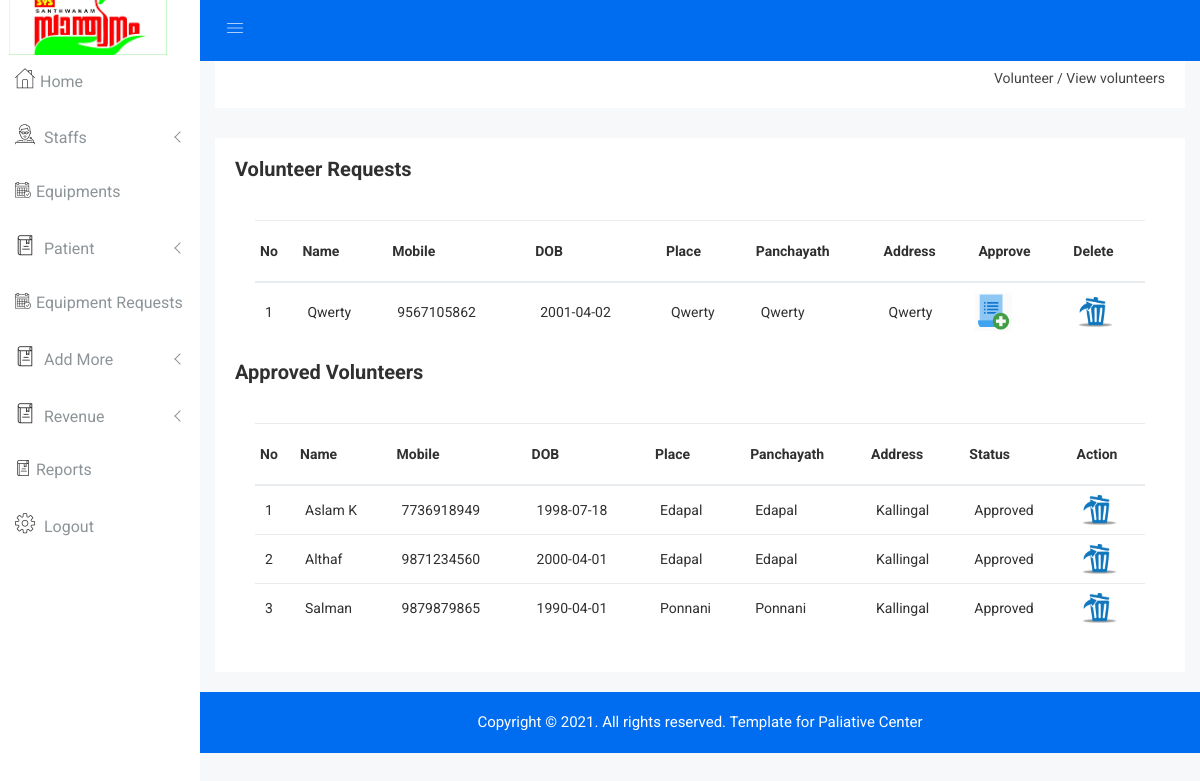
The page /Admin/manage_volunteer.php on the database as committed earlier.
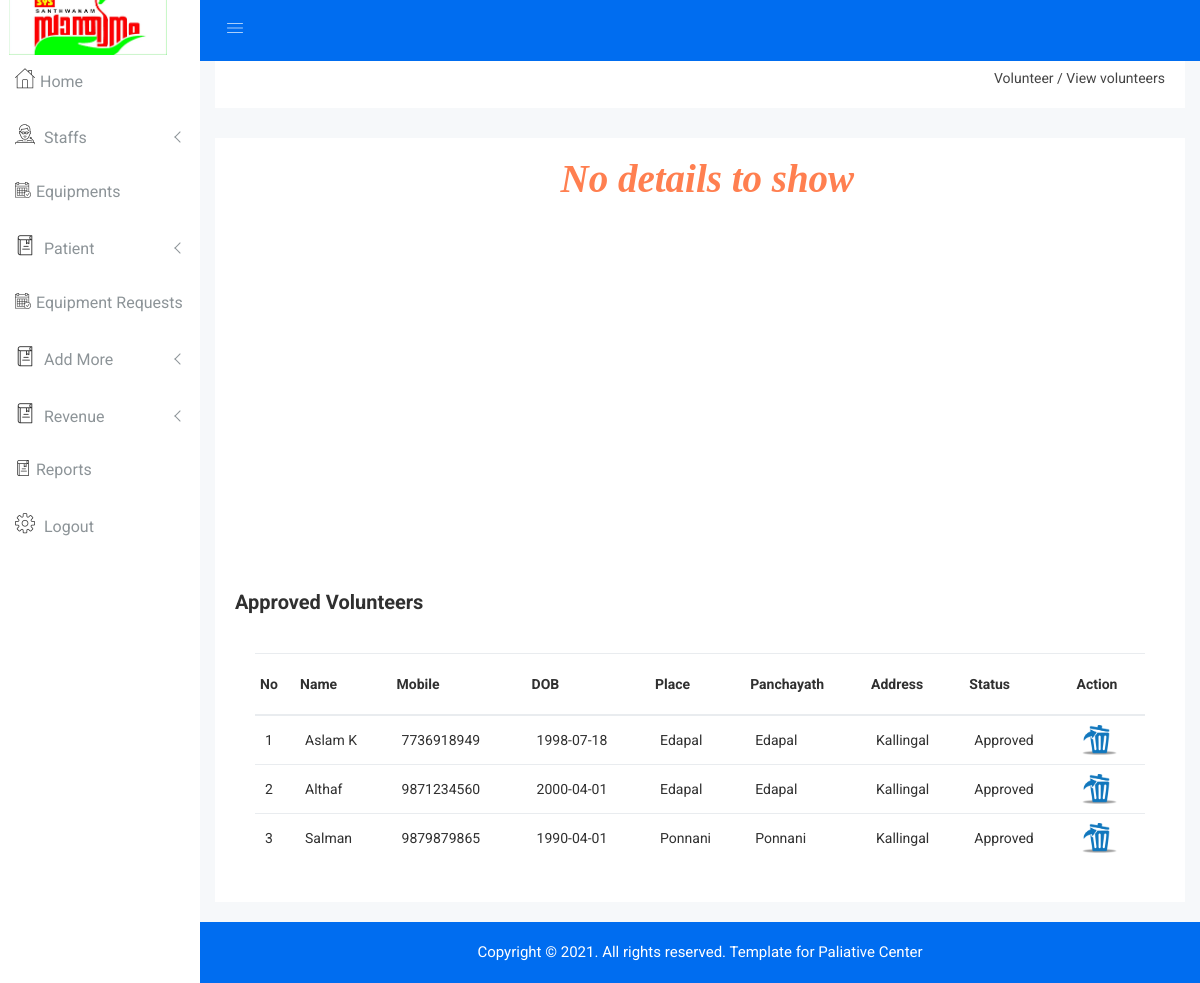
The same page on the database as committed later.
### tables this page shows
CREATE TABLE `volunteer` (
  `vid` int(5) NOT NULL,
  `name` varchar(20) NOT NULL,
  `mobile` bigint(12) NOT NULL,
  `dob` date NOT NULL,
  `place` varchar(20) NOT NULL,
  `panchayath` varchar(30) NOT NULL,
  `address` varchar(30) NOT NULL
);

### Admin/manage_volunteer.php (the view, shortened to what the changed rows need)
<?php
include "header.php";
?>
<div class="product-status mg-b-15">
    <div class="container-fluid">
        <div class="row">
            <div class="col-lg-12 col-md-12 col-sm-12 col-xs-12">
                <div class="product-status-wrap">
                    <?php
                    $sq=mysqli_query($con,"select * from login WHERE type='volunteer' and status='pending'");
                    if(mysqli_num_rows($sq)==0){
                        echo "<h2 style='margin-left: 35%;color:coral;font-family: Times;font-style: italic;font-size: 39px;'>No details to show</h2><br><br><br><br><br><br><br><br><br><br><br><br><br><br><br><br><br><br><br>";
                    }else {
                        ?>
                        <h4>Volunteer Requests</h4>
                        <div class="asset-inner">
                            <div class="row">
                                <div class="col-lg-12 col-md-12 col-sm-12 col-xs-12">
                                    <div class="sparkline13-list">
                                        <div class="sparkline13-graph">
                                            <div class="datatable-dashv1-list custom-datatable-overright">
                                                <table id="table" data-toggle="table" data-pagination="true"
                                                       data-search="true">
                                                    <thead>
                                                    <tr>
                                                        <th data-field="id">No</th>
                                                        <th data-field="name" data-editable="true">Name</th>
                                                        <th data-field="mobile" data-editable="true">Mobile</th>
                                                        <th data-field="dob" data-editable="true">DOB</th>
                                                        <th data-field="place" data-editable="true">Place</th>
                                                        <th data-field="panchayath" data-editable="true">Panchayath</th>
                                                        <th data-field="address" data-editable="true">Address</th>
                                                        <th data-field="approve">Approve</th>
                                                        <th data-field="delete">Delete</th>
                                                    </tr>
                                                    </thead>
                                                    <tbody style="text-transform: capitalize">
                                                    <?php
                                                    $i = 1;
                                                    $view = mysqli_query($con, "select *from volunteer inner join login on volunteer.mobile=login.uname where login.status='pending'");
                                                    while ($row = mysqli_fetch_array($view)) {
                                                        ?>
                                                        <tr>
                                                            <td><?php echo $i ?></td>
                                                            <td><?php echo $row['name'] ?></td>
                                                            <td><?php echo $row['mobile'] ?></td>
                                                            <td><?php echo $row['dob'] ?></td>
                                                            <td><?php echo $row['place'] ?></td>
                                                            <td><?php echo $row['panchayath'] ?></td>
                                                            <td><?php echo $row['address'] ?></td>
                                                            <td>
                                                                <a href="approve_volunteer.php?volid=<?php echo $row['mobile'] ?>"
                                                                   data-toggle="tooltip" title="Edit"
                                                                   class="pd-setting-ed"><img src="img/add.png"
                                                                                              style="height: 40px;width: 39px;margin-left: -9px;"></a>
                                                            </td>
                                                            <td>
                                                                <a href="send_msg.php?volid=<?php echo $row['mobile'] ?>"
                                                                   data-toggle="tooltip" title="Edit" class="pd-setting-ed"><img src="img/delet.png"
                                                                                                                                 style="height: 30px;width: 35px;"></a>
                                                            </td>
                                                        </tr>
                                                        <?php
                                                        $i++;
                                                    }
                                                    ?>
                                                    </tbody>
                                                </table>
                                            </div>
                                        </div>
                                    </div>
                                </div>
                            </div>
                        </div>
                        <?php
                    }
                    ?>
                    <h4>Approved Volunteers</h4>
                    <div class="asset-inner">
                        <div class="row">
                            <div class="col-lg-12 col-md-12 col-sm-12 col-xs-12">
                                <div class="sparkline13-list">
                                    <div class="sparkline13-graph">
                                        <div class="datatable-dashv1-list custom-datatable-overright">
                                            <table id="table" data-toggle="table" data-pagination="true"
                                                   data-search="true">
                                                <thead>
                                                <tr>
                                                    <th data-field="id">No</th>
                                                    <th data-field="name" data-editable="true">Name</th>
                                                    <th data-field="mobile" data-editable="true">Mobile</th>
                                                    <th data-field="dob" data-editable="true">DOB</th>
                                                    <th data-field="place" data-editable="true">Place</th>
                                                    <th data-field="panchayath" data-editable="true">Panchayath</th>
                                                    <th data-field="address" data-editable="true">Address</th>
                                                    <th data-field="status">Status</th>
                                                    <th data-field="action">Action</th>
                                                </tr>
                                                </thead>
                                                <tbody style="text-transform: capitalize">
                                                <?php
                                                $i = 1;
                                                $view = mysqli_query($con, "select *from volunteer inner join login on volunteer.mobile=login.uname where login.status='approved'");
                                                while ($row = mysqli_fetch_array($view)) {
                                                    ?>
                                                    <tr>
                                                        <td><?php echo $i ?></td>
                                                        <td><?php echo $row['name'] ?></td>
                                                        <td><?php echo $row['mobile'] ?></td>
                                                        <td><?php echo $row['dob'] ?></td>
                                                        <td><?php echo $row['place'] ?></td>
                                                        <td><?php echo $row['panchayath'] ?></td>
                                                        <td><?php echo $row['address'] ?></td>
                                                        <td><?php echo $row['status'] ?></td>
                                                        <td>
                                                            <a href="disable_volunteer.php?volid=<?php echo $row['mobile'] ?>"
                                                               data-toggle="tooltip" title="Edit" class="pd-setting-ed"><img src="img/delet.png"
                                                                                                                             style="height: 30px;width: 35px;"></a>
                                                        </td>
                                                    </tr>
                                                    <?php
                                                    $i++;
                                                }
                                                ?>
                                                </tbody>
                                            </table>
                                        </div>
                                    </div>
                                </div>
                            </div>
                        </div>
                    </div>
                </div>
            </div>
        </div>
    </div>
</div>
<?php
include "footer.php";
?>
</body>
</html>

Rows that differ between the two databases and show on the page:
removed volunteer: name "Qwerty", mobile "9567105862", dob "2001-04-02", place "Qwerty", panchayath "Qwerty", address "Qwerty", shown under "Volunteer Requests"
Other text that changed with them:
text no longer shown: "Volunteer Requests No Name Mobile DOB Place Panchayath Address Approve Delete"
text now shown: "No details to show"
